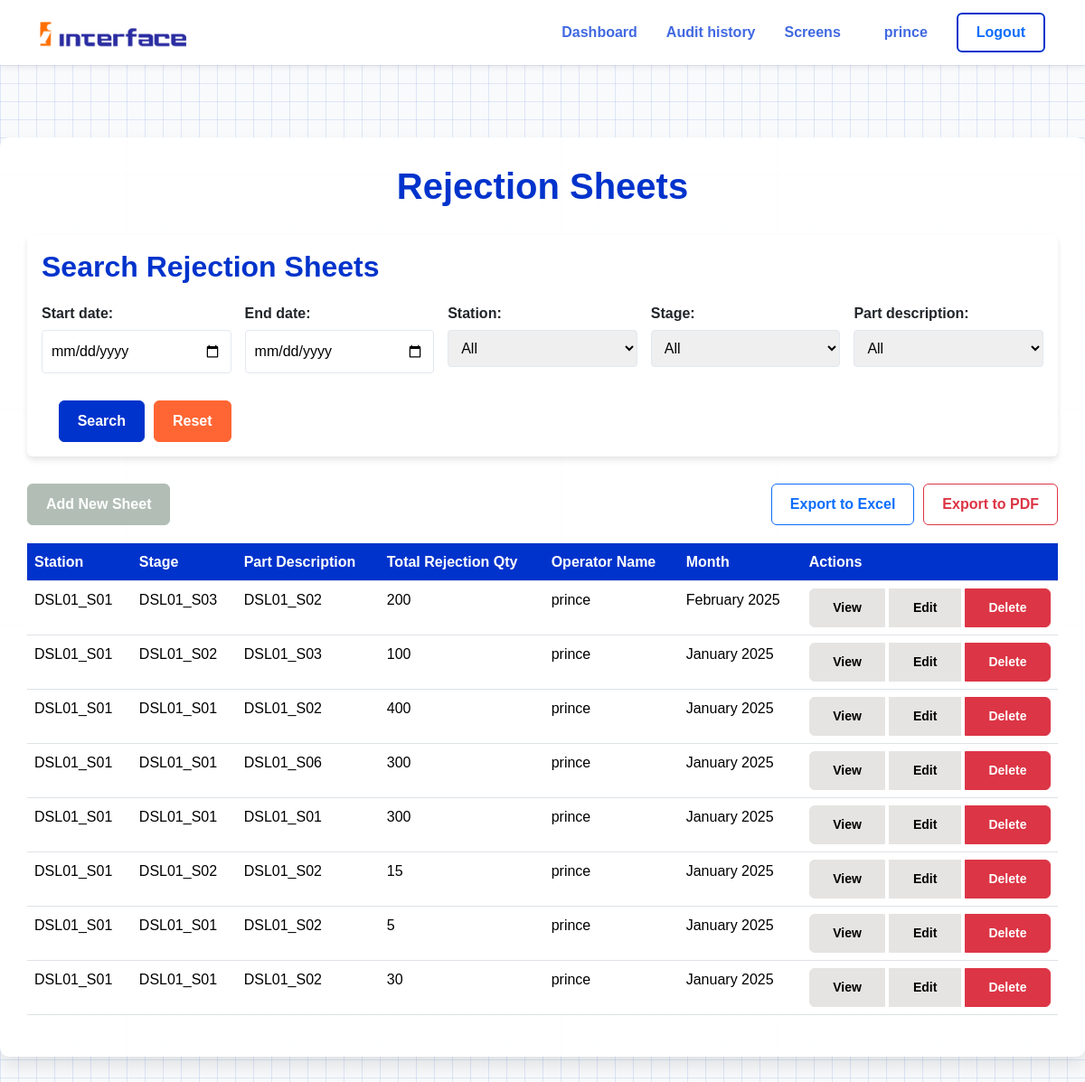
Screenshot of /screen/rejection/list/ (signed in) with the database file from the repository.
### screen_app/models.py (models this page shows, shortened)
class RejectionSheet(models.Model):
    STAGE_CHOICES = [
        ('A', 'A'),
        ('B', 'B'),
        ('C','C')
    ]
    DEFECT_TYPE_CHOICES = [
        ('visual', 'Visual Defects'),
        ('programming', 'Programming Defects'),
        ('automatic_testing', 'Automatic Testing Defects'),
        ('adhesive', 'Adhesive Application Defects'),  # Add this for Adhesive Application
        ('pcb_screwing', 'PCB Screwing Defects'),  # Add this for PCB Screwing with Heat Sink
    ]
    VISUAL_CHOICES = [
        ('Dry Solder', 'Dry Solder'),
        ('No Solder', 'No Solder'),
        ('Shorting/ Bridging', 'Shorting/ Bridging'),
        ('Pad Damage', 'Pad Damage'),
        ('Component Tombstone', 'Component Tombstone'),
        ('Solder Ball', 'Solder Ball'),
        ('Green Masking improper', 'Green Masking improper'),
        ('Masking Improper', 'Masking Improper'),
        ('Component Shifted', 'Component Shifted'),
        ('Pad Lifted', 'Pad Lifted'),
        ('Component Damage/Break', 'Component Damage/Break'),
        ('Solder Projection', 'Solder Projection'),
        ('Track Cut (Open)', 'Track Cut (Open)'),
        ('Wrong Polarity', 'Wrong Polarity'),
        ('PTH Shorting', 'PTH Shorting'),
        ('Component Wrong', 'Component Wrong'),
        ('Component Missing', 'Component Missing'),
        ('Solder Dust', 'Solder Dust'),
        ('Pin Hole', 'Pin Hole'),
        ('Component Up Side Down', 'Component Up Side Down'),
        ('LED Defects', 'LED Defects'),
        ('Microcontroller Pin Bend/Damage', 'Microcontroller Pin Bend/Damage'),
        ('Solder Crack', 'Solder Crack'),
        ('Others', 'Others'),
    ]
    PROGRAMMING_CHOICES = [
        ('Programme does not accept', 'Programme does not accept'),
        ('Pin Voltage low', 'Pin Voltage low'),
        ('Others', 'Others'),
    ]
    AUTOMATIC_TESTING_CHOICES = [
        ('Testing fail', 'Testing fail'),
        ('Others', 'Others'),
    ]
    ADHESIVE_CHOICES = [
        ('Adhesive improper', 'Adhesive improper'),
        ('Others', 'Others'),
    ]
    PCB_SCREWING_CHOICES = [
        ('Thermal Paste Shape not OK', 'Thermal Paste Shape not OK'),
        ('Thread NG * Heat Sink', 'Thread NG * Heat Sink'),
        ('Thread NG * Screw', 'Thread NG * Screw'),
        ('Others', 'Others'),
    ]
    TICK_CHOICES = [
        ('✔', 'OK'),
        ('✘', 'Not OK'),
        ('', 'Not Checked')
    ]
    SHIFT_CHOICES = [
        ('A', 'A'),
        ('B', 'B'),
    ]
    station = models.CharField(max_length=100, blank=True)
    doc_number = models.CharField(max_length=20, default="QSF 22-01",null=True,blank=True)
    rev_number = models.CharField(max_length=20, default="Rev 00 ",null=True,blank=True)
    rev_date = models.DateField(null=True, blank=True)
    shift = models.CharField(max_length=1, choices=SHIFT_CHOICES,blank=True,null=True)
    time = models.TimeField(default=timezone.now,blank=True)
    qsf_document = models.ForeignKey(QSF, on_delete=models.CASCADE, related_name='RejectionSheet',null=True,blank=True)
    process_machine=models.ForeignKey(ProcessMachineMapping,on_delete=models.CASCADE,related_name='RejectionSheet',null=True,blank=True)
    stage = models.CharField(max_length=100, null=True, blank=True)
    part_description = models.CharField(max_length=100, null=True, blank=True)
    part_name = models.CharField(max_length=100, null=True, blank=True)
    month = models.DateField(default=timezone.now,blank=True)
    date=models.DateField(default=timezone.now,blank=True)
    opening_balance = models.IntegerField(validators=[MinValueValidator(0)])
    receive_from_rework = models.IntegerField(validators=[MinValueValidator(0)])
    total_pass_qty = models.IntegerField(validators=[MinValueValidator(0)])
    total_rejection_qty = models.IntegerField(validators=[MinValueValidator(0)])
    closing_balance = models.IntegerField(validators=[MinValueValidator(0)])
    operator_name = models.ForeignKey(User, on_delete=models.CASCADE, blank=True, null=True)
    defects=models.ManyToManyField(Defects, blank=True)
    operator_signature = models.CharField(max_length=1, choices=TICK_CHOICES, default='✔',blank=True)
    verified_by = models.CharField(max_length=1, choices=TICK_CHOICES, default='✘',blank=True)
    history = HistoricalRecords()
    defect_type = models.CharField(max_length=50, choices=DEFECT_TYPE_CHOICES, blank=True, null=True, verbose_name="Defect Type")
    defect = models.CharField(max_length=100, blank=True, null=True, verbose_name="Defect")
    custom_defect = models.CharField(max_length=200, blank=True, null=True, verbose_name="Custom Defect")
    class Meta:
        verbose_name = "Rejection Sheet"
        verbose_name_plural = "Rejection Sheets"

### screen_app/views.py (the view, shortened to what this page needs)
# urls.py: path('rejection/list/', ListRejectionSheetView.as_view(), name='list_rejection_sheets'),
@method_decorator(staff_member_required, name='dispatch')
class ListRejectionSheetView(ListView):
    model = RejectionSheet
    template_name = 'Rejection_records/list_rejection_sheets.html'
    context_object_name = 'sheets'
    ordering = ['-month', '-date']
    def get(self, request, *args, **kwargs):
        export_format = request.GET.get('export')
        if export_format:
            queryset = self.get_filtered_queryset()
            return self.export_data(queryset, export_format)
        return super().get(request, *args, **kwargs)
    def get_context_data(self, **kwargs):
        context = super().get_context_data(**kwargs)
        context['search_form'] = RejectionSheetSearchForm(self.request.GET)
        return context
    def get_filtered_queryset(self):
        queryset = self.model.objects.all().order_by(*self.ordering)
        form = RejectionSheetSearchForm(self.request.GET)
        if form.is_valid():
            if start_date := form.cleaned_data.get('start_date'):
                queryset = queryset.filter(date__gte=start_date)
            if end_date := form.cleaned_data.get('end_date'):
                queryset = queryset.filter(date__lte=end_date)
            if station := form.cleaned_data.get('station'):
                queryset = queryset.filter(station=station)
            if stage := form.cleaned_data.get('stage'):
                queryset = queryset.filter(stage=stage)
            if part_description := form.cleaned_data.get('part_description'):
                queryset = queryset.filter(part_description=part_description)
        return queryset
    def get_queryset(self):
        return self.get_filtered_queryset()

### screen_app/forms.py
class RejectionSheetSearchForm(forms.Form):
    start_date = forms.DateField(required=False, widget=forms.DateInput(attrs={'type': 'date'}))
    end_date = forms.DateField(required=False, widget=forms.DateInput(attrs={'type': 'date'}))
    station = forms.ChoiceField(choices=[('', 'All')] + STATION_CHOICES, required=False)  # Use the imported STATION_CHOICES
    stage = forms.ChoiceField(choices=[('', 'All')] + RejectionSheet.STAGE_CHOICES, required=False)
    part_description = forms.ChoiceField(choices=[('', 'All')] + STATION_CHOICES, required=False)  # Assuming part_description uses STATION_CHOICES

### screen_app/templates/Rejection_records/list_rejection_sheets.html (shortened to what this page needs)
{% extends "base.html" %}  {% block content %}
<div class="background-container">
  <div class="container content-container">
    <h1 class="page-title">Rejection Sheets</h1>
    <div class="card search-card">
      <div class="card-body">
        <h2 class="card-title">Search Rejection Sheets</h2>
        <form method="get" class="search-form">
          {{ search_form.as_p }}
          <div class="button-group">
            <button type="submit" class="btn btn-primary">Search</button>
            <button type="reset" class="btn btn-secondary">Reset</button>
          </div>
        </form>
      </div>
    </div>
    <div class="action-container">
      <a href="{% url 'add_rejection_sheet' %}" class="btn btn-success"
        >Add New Sheet</a
      >
      <div class="export-buttons">
        <a
          href="?{{ request.GET.urlencode }}&export=excel"
          class="btn btn-outline-primary"
          >Export to Excel</a
        >
        <a
          href="?{{ request.GET.urlencode }}&export=pdf"
          class="btn btn-outline-danger"
          >Export to PDF</a
        >
      </div>
    </div>
    {% if sheets %}
    <div class="table-responsive">
      <table class="table table-hover">
        <thead>
          <tr>
            <th>Station</th>
            <th>Stage</th>
            <th>Part Description</th>
            <th>Total Rejection Qty</th>
            <th>Operator Name</th>
            <th>Month</th>
            <th>Actions</th>
          </tr>
        </thead>
        <tbody>
          {% for sheet in sheets %}
          <tr>
            <td>{{ sheet.station }}</td>
            <td>{{ sheet.stage }}</td>
            <td>{{ sheet.part_description }}</td>
            <td>{{ sheet.total_rejection_qty }}</td>
            <td>{{ sheet.operator_name }}</td>
            <td>{{ sheet.month|date:"F Y" }}</td>
            <td>
              <div class="btn-group" role="group">
                <a
                  href="{% url 'rejection_sheet_detail' sheet.pk %}"
                  class="btn btn-sm btn-info"
                  >View</a
                >
                <a
                  href="{% url 'update_rejection_sheet' sheet.pk %}"
                  class="btn btn-sm btn-warning"
                  >Edit</a
                >
                <a
                  href="{% url 'delete_rejection_sheet' sheet.pk %}"
                  class="btn btn-sm btn-danger"
                  >Delete</a
                >
              </div>
            </td>
          </tr>
          {% endfor %}
        </tbody>
      </table>
    </div>
    {% else %}
    <p class="no-records">No rejection sheets found.</p>
    {% endif %}
  </div>
</div>
{% endblock content %}

### templates/base.html (shortened to what this page needs)
{% load static %}
<!DOCTYPE html>
<html lang="en">
  <head>
    <link rel="stylesheet" href="{% static 'css/bootstrap.css' %}" />
    {% block extra_head %}
    <link
      rel="stylesheet"
      href="https://cdn.jsdelivr.net/npm/virtual-keyboard@1.30.3/dist/css/keyboard.min.css"
    />
    {% endblock extra_head %} {% block title %}{% endblock title %}
  </head>
  <body>
    <nav class="navbar navbar-expand-lg navbar-light" id="mainNavbar">
      <div class="container-fluid">
        <a class="navbar-brand me-5" href="/">
          <img
            src="{% static 'images/image.png' %}"
            alt="InterfaceAuto Logo"
            height="28"
            class="d-inline-block align-text-center"
          />
        </a>
        <div
          class="collapse navbar-collapse justify-content-end"
          id="navbarContent"
        >
          <ul class="navbar-nav align-items-center">
            {% if user.is_authenticated %}
            <li class="nav-item">
              <a
                class="nav-link fw-bold {% if request.resolver_match.url_name == 'dashboard' %}active{% endif %}"
                href="{% url 'dashboard' %}"
                >Dashboard</a
              >
            </li>
            <li class="nav-item">
              {% if user.is_staff %}
              <a
                class="nav-link fw-bold {% if request.resolver_match.url_name == 'dashboard' %}active{% endif %}"
                href="{% url 'audit_history' %}"
                >Audit history</a
              >
            </li>
            {% endif %}
            <li class="nav-item">
              <a class="nav-link fw-bold" href="{% url 'station_media_slider' request.session.last_station_id|default:2 %}">
                Screens
              </a>
            </li>
                        <li class="nav-item ms-3">
              <span class="nav-link fw-bold">{{ user.username }}</span>
            </li>
            <li class="nav-item ms-2">
              <form
                method="post"
                action="{% url 'logout' %}"
                class="d-flex align-items-center m-0"
              >
                <button class="btn btn-outline-primary fw-bold" type="submit">
                  Logout
                </button>
              </form>
            </li>
            {% endif %}
          </ul>
        </div>
      </div>
    </nav>
    {% block content %}{% endblock content %}
  </body>
</html>

### templates/base.html (style rules this page uses)
:root { --primary-color: #0033cc; --secondary-color: #ff6633; --background-color: #f8fafc; --card-bg: #ffffff; --text-color: #1e293b; --border-color: #e2e8f0; --navbar-height: 72px; }
html, body { height: 100%; margin: 0; padding: 0; overflow-x: hidden; }
body { font-family: Arial, sans-serif; background-color: var(--background-color); color: var(--text-color); line-height: 1.6; padding-top: var(--navbar-height); position: relative; }
.navbar { position: fixed; top: 0; left: 0; right: 0; height: var(--navbar-height); background-color: #ffffff !important; box-shadow: 0 2px 8px rgba(0, 0, 0, 0.08); padding: 0.75rem 2rem; z-index: 1030; transition: all 0.3s ease; }
.navbar-brand { padding: 0; margin-right: 2rem; }
.navbar-brand img { height: 28px; vertical-align: middle; }
.navbar-nav { gap: 1rem; align-items: center; }
.nav-link { color: #4169e1 !important; font-weight: 600; padding: 0.5rem 0.75rem; transition: color 0.2s ease; position: relative; }
.navbar .btn { padding: 0.5rem 1.25rem; border-radius: 6px; transition: all 0.2s ease; }
.navbar .btn-outline-primary { border: 2px solid var(--primary-color); }
body { scrollbar-width: none; -ms-overflow-style: none; }
.container { max-width: 1200px; margin: 40px auto; padding: 30px; background-color: var(--card-bg); border-radius: 12px; box-shadow: 0 5px 15px rgba(0, 0, 0, 0.1); }
h1 { color: var(--primary-color); font-size: 2.5em; text-align: center; margin-bottom: 30px; }
.btn { display: inline-block; padding: 10px 20px; text-decoration: none; border-radius: 6px; font-weight: bold; transition: background-color 0.3s ease; }
.btn-primary { background-color: var(--primary-color); color: white; }
.btn-secondary { background-color: var(--secondary-color); color: white; }
.btn-danger { background-color: #dc3545; }
form { margin-top: 20px; }
form p { margin-bottom: 15px; }
form label { display: block; margin-bottom: 5px; font-weight: bold; }
form input[type="text"], form input[type="date"], form input[type="time"], form select { width: 100%; padding: 10px; border: 1px solid var(--border-color); border-radius: 4px; font-size: 16px; }

### screen_app/templates/Rejection_records/list_rejection_sheets.html (style rules this page uses)
:root { --primary-color: #0033cc; --secondary-color: #ff6633; --background-color: #f8fafc; --card-bg: #ffffff; --text-color: #1e293b; --grid-color: rgba(0, 51, 204, 0.1); }
body { background-color: var(--background-color); color: var(--text-color); font-family: Arial, sans-serif; }
.background-container { background-color: var(--background-color); background-image: linear-gradient(var(--grid-color) 1px, transparent 1px), linear-gradient(90deg, var(--grid-color) 1px, transparent 1px); background-size: 20px 20px; min-height: 100vh; padding: 40px 0; }
.content-container { background-color: rgba(255, 255, 255, 0.95); border-radius: 10px; padding: 30px; box-shadow: 0 10px 20px rgba(0, 0, 0, 0.1); }
.page-title { color: var(--primary-color); text-align: center; margin-bottom: 30px; font-weight: bold; }
.search-card { margin-bottom: 30px; border: none; box-shadow: 0 4px 6px rgba(0, 0, 0, 0.1); }
.card-title { color: var(--primary-color); font-weight: bold; margin-bottom: 20px; }
.search-form { display: grid; grid-template-columns: repeat(auto-fit, minmax(200px, 1fr)); gap: 15px; }
.button-group { display: flex; justify-content: flex-end; gap: 10px; }
.action-container { display: flex; justify-content: space-between; align-items: center; margin-bottom: 20px; }
.export-buttons { display: flex; gap: 10px; }
.table { background-color: var(--card-bg); }
.table thead th { background-color: var(--primary-color); color: white; }
.btn-group { display: flex; gap: 5px; }
.btn-primary { background-color: var(--primary-color); border-color: var(--primary-color); }
.btn-secondary { background-color: var(--secondary-color); border-color: var(--secondary-color); }
.btn-success { background-color: #B2BEB5 ; border-color: #B2BEB5 ; }
.btn-info { background-color: #E5E4E2 ; border-color: #E5E4E2 ; }
.btn-warning { background-color: #E5E4E2 ; border-color: #E5E4E2 ; }
.btn-danger { background-color: #dc3545; border-color: #dc3545; }

### rows the page displays
RejectionSheet: station "DSL01_S01", stage "DSL01_S03", part_description "DSL01_S02", total_rejection_qty "200", operator_name "prince", month "February 2025"
RejectionSheet: station "DSL01_S01", stage "DSL01_S02", part_description "DSL01_S03", total_rejection_qty "100", operator_name "prince", month "January 2025"
RejectionSheet: station "DSL01_S01", stage "DSL01_S01", part_description "DSL01_S02", total_rejection_qty "400", operator_name "prince", month "January 2025"
RejectionSheet: station "DSL01_S01", stage "DSL01_S01", part_description "DSL01_S06", total_rejection_qty "300", operator_name "prince", month "January 2025"
RejectionSheet: station "DSL01_S01", stage "DSL01_S01", part_description "DSL01_S01", total_rejection_qty "300", operator_name "prince", month "January 2025"
RejectionSheet: station "DSL01_S01", stage "DSL01_S02", part_description "DSL01_S02", total_rejection_qty "15", operator_name "prince", month "January 2025"
RejectionSheet: station "DSL01_S01", stage "DSL01_S01", part_description "DSL01_S02", total_rejection_qty "5", operator_name "prince", month "January 2025"
RejectionSheet: station "DSL01_S01", stage "DSL01_S01", part_description "DSL01_S02", total_rejection_qty "30", operator_name "prince", month "January 2025"

### other values shown
{{ user.username }} "prince"
